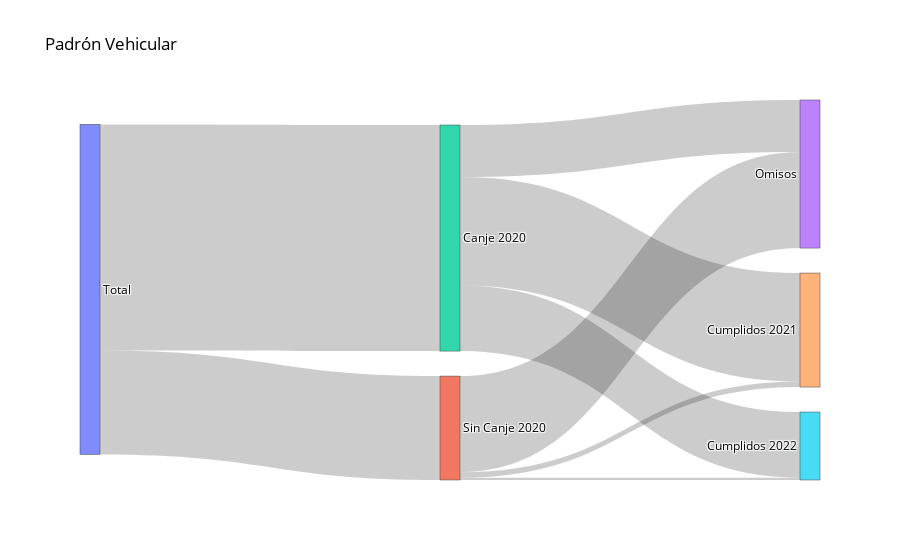

This figure's notebook cell:
### Code cell
# data to dict, dict to sankey
link = dict(source = source, target = target, value = value)
node = dict(label = label, pad=25, thickness=20)
data = go.Sankey(link = link, node=node, arrangement= 'freeform')
# plot
fig = go.Figure(data)
fig.update_layout(
    hovermode = 'x',
    meta=value,
    title="Padrón Vehicular",
    font=dict(size = 12, color = 'black'),
    plot_bgcolor='white',
    paper_bgcolor='white'
)
fig.show()

### Figure 1 — Plotly figure (JSON) as saved in the notebook; plotly's stock layout.template omitted (floating-point values rounded to 4 significant figures)
{"data": [{"arrangement": "freeform", "link": {"source": [0, 0, 1, 1, 1, 2, 2, 2], "target": [1, 2, 3, 4, 5, 3, 4, 5], "value": [727867, 1583656, 672888, 39187, 15792, 364158, 759257, 460241]}, "node": {"label": ["Total", "Sin Canje 2020", "Canje 2020", "Omisos", "Cumplidos 2021", "Cumplidos 2022"], "pad": 25, "thickness": 20}, "type": "sankey"}], "layout": {"autosize": true, "font": {"color": "black", "size": 12}, "hovermode": "x", "meta": [727867, 1583656, 672888, 39187, 15792, 364158, 759257, 460241], "paper_bgcolor": "white", "plot_bgcolor": "white", "title": {"text": "Padrón Vehicular"}}}
